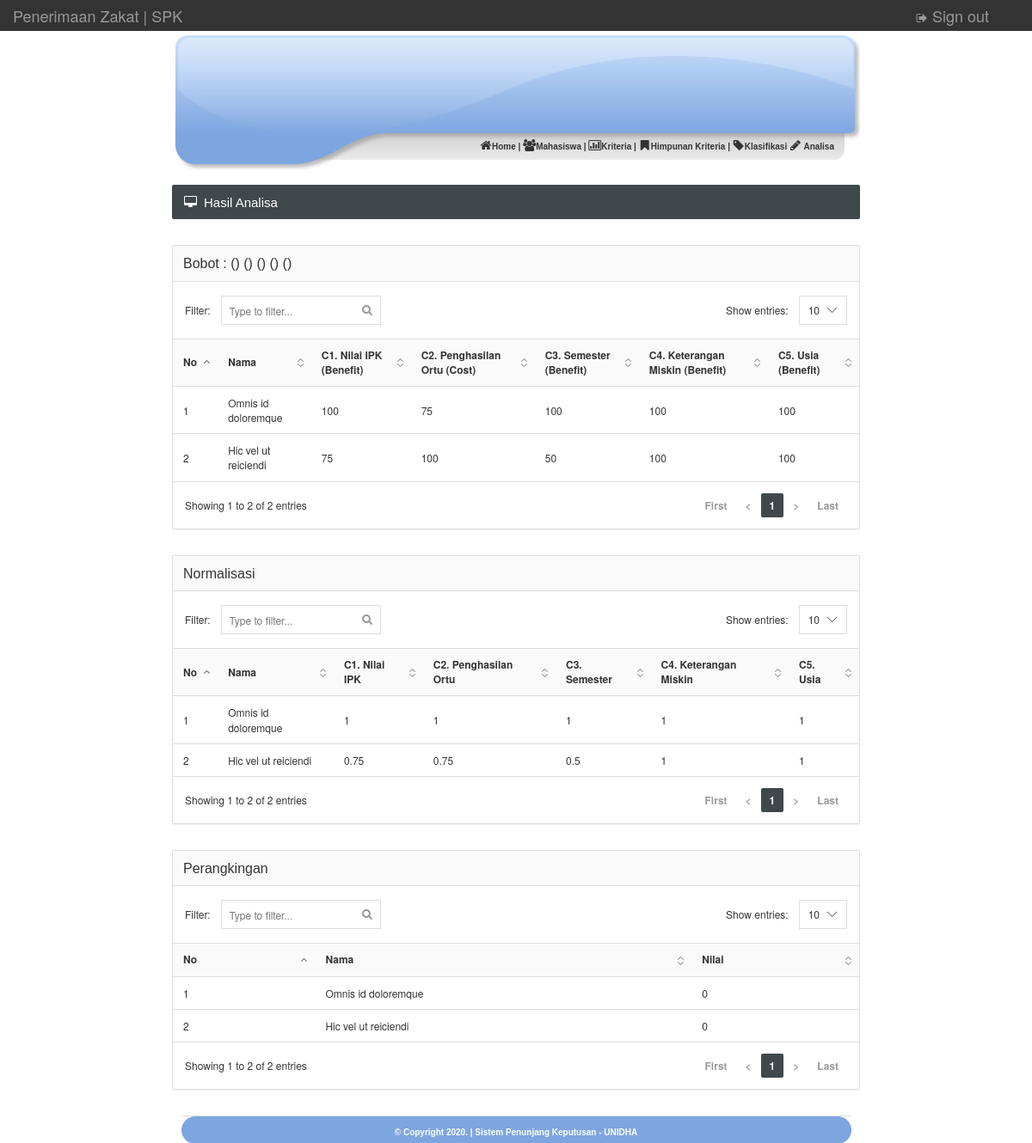
The app's page /admin/analisa_hasil.php (signed in) with its own data.
### tables this page shows
CREATE TABLE `klasifikasi` (
  `id_klasifikasi` int(5) NOT NULL AUTO_INCREMENT,
  `nik_mhs` varchar(10) NOT NULL,
  `keterangan_miskin` double NOT NULL,
  `nilai_ipk` double NOT NULL,
  `penghasilan_ortu` double NOT NULL,
  `semester` double NOT NULL,
  `usia` double NOT NULL,
  PRIMARY KEY (`id_klasifikasi`),
  KEY `nik_mhs` (`nik_mhs`),
  CONSTRAINT `klasifikasi_ibfk_1` FOREIGN KEY (`nik_mhs`) REFERENCES `calonbeasiswa` (`nik_mhs`)
);

CREATE TABLE `calonbeasiswa` (
  `nik_mhs` varchar(10) NOT NULL,
  `nama_mhs` varchar(100) NOT NULL,
  `jenis_kelamin` varchar(20) NOT NULL,
  `tempat_lahir` varchar(100) NOT NULL,
  `tanggal_lahir` date NOT NULL,
  `perguruan_tinggi` varchar(100) NOT NULL,
  `alamat` varchar(100) NOT NULL,
  `nagari` varchar(20) NOT NULL,
  `kecamatan` varchar(30) NOT NULL,
  PRIMARY KEY (`nik_mhs`)
);

### admin/analisa_hasil.php (the view, shortened to what this page needs)
<?php include "head.php"; ?>
<?php include "menu.php";
?>
</div>
<br />
<div id="content">
	<div class="page-title">
		<h5><i class="fa fa-desktop"></i> Hasil Analisa</h5>
	</div>
	<div class="panel panel-default">
		<div class="panel-heading">
			<h6 class="panel-title">
				<tr align="right">
					<th>Bobot :</th>
					<th><?php echo "(" . $_POST['bobot_nilai_ipk'] . ")"; ?></th>
					<th><?php echo "(" . $_POST['bobot_penghasilan_ortu'] . ")"; ?></th>
					<th><?php echo "(" . $_POST['bobot_semester'] . ")"; ?></th>
					<th><?php echo "(" . $_POST['bobot_ket_miskin'] . ")"; ?></th>
					<th><?php echo "(" . $_POST['bobot_usia'] . ")"; ?></th>
				</tr>
			</h6>
		</div>
		<div class="datatable">
			<table class="table table-hover">
				<thead>
					<tr>
						<th>No</th>
						<th>Nama</th>
						<th>C1. Nilai IPK (Benefit)</th>
						<th>C2. Penghasilan Ortu (Cost)</th>
						<th>C3. Semester (Benefit)</th>
						<th>C4. Keterangan Miskin (Benefit)</th>
						<th>C5. Usia (Benefit)</th>
					</tr>
				</thead>
				<tbody>
					<?php
					$nomor = 0;
					$hasil = mysql_query("select * from klasifikasi, calonbeasiswa where klasifikasi.nik_mhs=calonbeasiswa.nik_mhs");
					while ($dataku = mysql_fetch_array($hasil)) {
					?>
						<tr>
							<td><?php echo $nomor = $nomor + 1; ?></td>
							<td><?php echo $dataku['nama_mhs']; ?></td>
							<td><?php echo $dataku['nilai_ipk']; ?></td>
							<td><?php echo $dataku['penghasilan_ortu']; ?></td>
							<td><?php echo $dataku['semester']; ?></td>
							<td><?php echo $dataku['keterangan_miskin']; ?></td>
							<td><?php echo $dataku['usia']; ?></td>
						</tr>
					<?php }	?>
				</tbody>
			</table>
		</div>
	</div>
	<?php
	$carimax = mysql_query("SELECT max(nilai_ipk) as max1,
								max(penghasilan_ortu) as max2,
								max(semester) as max3,
								max(keterangan_miskin) as max4,
								max(usia) as max5
								FROM klasifikasi");
	$max = mysql_fetch_array($carimax);
	$carimin = mysql_query("SELECT min(nilai_ipk) as min1,
								min(penghasilan_ortu) as min2,
								min(semester) as min3,
								min(keterangan_miskin) as min4,
								min(usia) as min5
								FROM klasifikasi");
	$min = mysql_fetch_array($carimin);
	?>
	<div class="panel panel-default">
		<div class="panel-heading">
			<h6 class="panel-title">Normalisasi</h6>
		</div>
		<div class="datatable">
			<table class="table table-hover">
				<thead>
					<tr>
						<th>No</th>
						<th>Nama</th>
						<th>C1. Nilai IPK</th>
						<th>C2. Penghasilan Ortu</th>
						<th>C3. Semester</th>
						<th>C4. Keterangan Miskin</th>
						<th>C5. Usia</th>
					</tr>
				</thead>
				<tbody>
					<?php
					$nomor = 0;
					$hasil = mysql_query("select * from klasifikasi, calonbeasiswa where klasifikasi.nik_mhs=calonbeasiswa.nik_mhs");
					while ($dataku = mysql_fetch_array($hasil)) {
					?>
						<tr>
							<td><?php echo $nomor = $nomor + 1; ?></td>
							<td><?php echo $dataku['nama_mhs']; ?></td>
							<td><?php echo round($dataku['nilai_ipk'] / $max['max1'], 2); ?></td>
							<td><?php echo round($min['min2'] / $dataku['penghasilan_ortu'], 2); ?></td>
							<td><?php echo round($dataku['semester'] / $max['max3'], 2); ?></td>
							<td><?php echo round($min['min4'] / $dataku['keterangan_miskin'], 2); ?></td>
							<td><?php echo round($dataku['usia'] / $max['max5'], 2); ?></td>
						</tr>
					<?php } ?>
				</tbody>
			</table>
		</div>
	</div>
	<?php
	$bobot_nilai_ipk		= $_POST['bobot_nilai_ipk'];
	$bobot_penghasilan_ortu	= $_POST['bobot_penghasilan_ortu'];
	$bobot_semester			= $_POST['bobot_semester'];
	$bobot_ket_miskin		= $_POST['bobot_ket_miskin'];
	$bobot_usia				= $_POST['bobot_usia'];
	?>
	<div class="panel panel-default">
		<div class="panel-heading">
			<h6 class="panel-title">Perangkingan</h6>
		</div>
		<div class="datatable">
			<table class="table table-hover">
				<thead>
					<tr>
						<th>No</th>
						<th>Nama</th>
						<th>Nilai</th>
					</tr>
				</thead>
				<tbody>
					<?php
					$nomor = 0;
					$hasil = mysql_query("select * from klasifikasi, calonbeasiswa where klasifikasi.nik_mhs=calonbeasiswa.nik_mhs");
					while ($dataku = mysql_fetch_array($hasil)) {
					?>
						<tr>
							<td><?php echo $nomor = $nomor + 1; ?></td>
							<td><?php echo $dataku['nama_mhs']; ?></td>
							<td><?php echo round((($dataku['nilai_ipk'] / $max['max1']) * $bobot_nilai_ipk) +
									(($min['min2'] / $dataku['penghasilan_ortu']) * $bobot_penghasilan_ortu) +
									(($dataku['semester'] / $max['max3']) * $bobot_semester) +
									(($min['min4'] / $dataku['keterangan_miskin']) * $bobot_ket_miskin) +
									(($dataku['usia'] / $max['max5']) * $bobot_usia), 2); ?></td>
						</tr>
					<?php
					}	?>
				</tbody>
			</table>
		</div>
	</div>
	<?php include "footer.php"; ?>

### images/style.css (style rules this page uses)
body { margin-top: 0px; margin-left: 0px; margin-right: 0px; margin-bottom: 0px; }
#content { width: 800px; }

### css/brain-theme.css (style rules this page uses)
html { height: 100%; }
body { background: url(../images/interface/background.png) repeat; font-size: 12px; min-height: 100%; position: relative; padding-top: 36px; }
h5, .h5 { font-size: 16px; }
h6, .h6 { font-size: 14px; }
h5 .fa, .h5 .fa { margin: 0 8px 0 0; float: left; }
.panel { margin-bottom: 30px; border-radius: 2px; }
.panel-heading { padding: 0; border-top-right-radius: 2px; border-top-left-radius: 2px; position: relative; }
.panel-heading:after { content: ""; display: table; clear: both; }
.panel-title { padding: 12px 12px 11px 12px; float: left; display: block; }
.panel-default > .panel-heading { background: #fafafa; }
.table { margin-bottom: 0; }
.table > thead > tr > th { border-bottom-width: 1px; outline: 0; }
.table > thead > tr > th, .table > tbody > tr > th, .table > tfoot > tr > th, .table > thead > tr > td, .table > tbody > tr > td, .table > tfoot > tr > td { vertical-align: middle; padding: 10px 12px; }
.panel .table:first-child, .panel .table-responsive:first-child > .table:first-child { border-top-left-radius: 0; border-top-right-radius: 0; }
.panel .table:first-child > thead:first-child > tr:first-child td:first-child, .panel .table-responsive:first-child > .table:first-child > thead:first-child > tr:first-child td:first-child, .panel .table:first-child > tbody:first-child > tr:first-child td:first-child, .panel .table-responsive:first-child > .table:first-child > tbody:first-child > tr:first-child td:first-child, .panel .table:first-child > thead:first-child > tr:first-child th:first-child, .panel .table-responsive:first-child > .table:first-child > thead:first-child > tr:first-child th:first-child, .panel .table:first-child > tbody:first-child > tr:first-child th:first-child, .panel .table-responsive:first-child > .table:first-child > tbody:first-child > tr:first-child th:first-child { border-top-left-radius: 0; }
.panel .table:first-child > thead:first-child > tr:first-child td:last-child, .panel .table-responsive:first-child > .table:first-child > thead:first-child > tr:first-child td:last-child, .panel .table:first-child > tbody:first-child > tr:first-child td:last-child, .panel .table-responsive:first-child > .table:first-child > tbody:first-child > tr:first-child td:last-child, .panel .table:first-child > thead:first-child > tr:first-child th:last-child, .panel .table-responsive:first-child > .table:first-child > thead:first-child > tr:first-child th:last-child, .panel .table:first-child > tbody:first-child > tr:first-child th:last-child, .panel .table-responsive:first-child > .table:first-child > tbody:first-child > tr:first-child th:last-child { border-top-right-radius: 0; }
.panel .table:last-child, .panel .table-responsive:last-child > .table:last-child { border-bottom-right-radius: 0; border-bottom-left-radius: 0; }
.panel .table:last-child > tbody:last-child > tr:last-child td:first-child, .panel .table-responsive:last-child > .table:last-child > tbody:last-child > tr:last-child td:first-child, .panel .table:last-child > tfoot:last-child > tr:last-child td:first-child, .panel .table-responsive:last-child > .table:last-child > tfoot:last-child > tr:last-child td:first-child, .panel .table:last-child > tbody:last-child > tr:last-child th:first-child, .panel .table-responsive:last-child > .table:last-child > tbody:last-child > tr:last-child th:first-child, .panel .table:last-child > tfoot:last-child > tr:last-child th:first-child, .panel .table-responsive:last-child > .table:last-child > tfoot:last-child > tr:last-child th:first-child { border-bottom-left-radius: 0; }
.panel .table:last-child > tbody:last-child > tr:last-child td:last-child, .panel .table-responsive:last-child > .table:last-child > tbody:last-child > tr:last-child td:last-child, .panel .table:last-child > tfoot:last-child > tr:last-child td:last-child, .panel .table-responsive:last-child > .table:last-child > tfoot:last-child > tr:last-child td:last-child, .panel .table:last-child > tbody:last-child > tr:last-child th:last-child, .panel .table-responsive:last-child > .table:last-child > tbody:last-child > tr:last-child th:last-child, .panel .table:last-child > tfoot:last-child > tr:last-child th:last-child, .panel .table-responsive:last-child > .table:last-child > tfoot:last-child > tr:last-child th:last-child { border-bottom-right-radius: 0; }

### records on screen
klasifikasi: nik_mhs.nama_mhs "Omnis id doloremque", nilai_ipk "100", penghasilan_ortu "75", semester "100", keterangan_miskin "100", usia "100", max1 "1", penghasilan_ortu "1", max3 "1", keterangan_miskin "1", max5 "1", max3 "0"
klasifikasi: nomor "2", nik_mhs.nama_mhs "Hic vel ut reiciendi", nilai_ipk "75", penghasilan_ortu "100", semester "50", keterangan_miskin "100", usia "100", max1 "0.75", penghasilan_ortu "0.75", max3 "0.5", keterangan_miskin "1", max5 "1", max3 "0"
